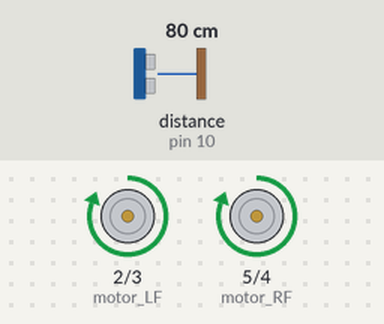
Bench run of a sketch on a simulated Arduino Uno, built with avr-gcc and run on an emulated ATmega328P. Parts: motor-driver pin pairs drawn as motors (green arrow = first pin HIGH = forward, orange = second pin HIGH = backward, longer = more drive). Wiring (inferred from the names in the program): ultrasonic range finder: trigger pin 9; echo pin 10. The inputs (shaded band) are chosen by the test bench; at power-on: distance to the obstacle (sensor on pin 10) 80 cm. The echo pulse lasts 58.3 µs per cm.

Above: at 1.2 s.
1.3 s: distance to the obstacle (sensor on pin 10) set to 22 cm
2.8 s: distance to the obstacle (sensor on pin 10) set to 18 cm
At 4.0 s:
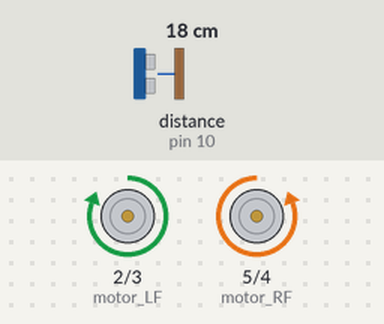
4.3 s: distance to the obstacle (sensor on pin 10) set to 35 cm
At 5.2 s:
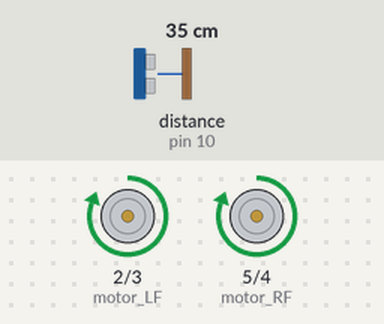
5.8 s: distance to the obstacle (sensor on pin 10) set to 2 cm
At 6.3 s:
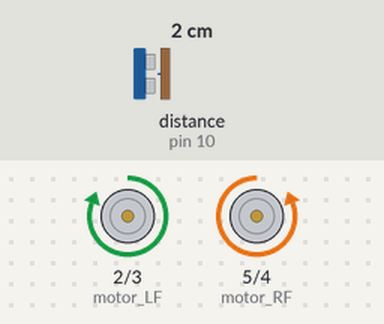
Timing chart, 0 to 8.3 s (numbered marks = the images above; inputs shaded):
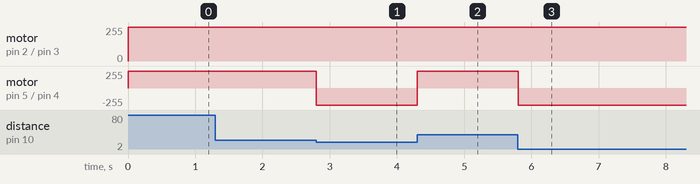

Measured:
- the behaviour switches between 21 and 20 cm on distance to the obstacle (sensor on pin 10) (found by bisection; images 0 and 1)
- after the input at 1.3 s, every drawn part: stays the same
- after the input at 2.8 s, motor on pin 5 (motor_RF) / pin 4 (motor_RB): forward 255/255 → backward 255/255 at once
- after the input at 4.3 s, motor on pin 5 (motor_RF) / pin 4 (motor_RB): backward 255/255 → forward 255/255 at once
- after the input at 5.8 s, motor on pin 5 (motor_RF) / pin 4 (motor_RB): forward 255/255 → backward 255/255 at once

The sketch:

roaming_bot.ino
```cpp
const int motor_LF = 2;
const int motor_LB = 3;
const int motor_RB = 4;
const int motor_RF = 5;

const int trig_pin = 9;
const int echo_pin = 10;

long duration;
int distance;

void setup() {
  pinMode(motor_LF, OUTPUT);
  pinMode(motor_LB, OUTPUT);
  pinMode(motor_RF, OUTPUT);
  pinMode(motor_RB, OUTPUT);

  pinMode(trig_pin, OUTPUT);
  pinMode(echo_pin, INPUT);
}

void loop() {
  // Clears the trigPin
  digitalWrite(trig_pin, LOW);
  delayMicroseconds(2);
  // Sets the trigPin on HIGH state for 10 micro seconds
  digitalWrite(trig_pin, HIGH);
  delayMicroseconds(10);
  digitalWrite(trig_pin, LOW);
  // Reads the echoPin, returns the sound wave travel time in microseconds
  duration = pulseIn(echo_pin, HIGH);
  // Calculating the distance
  distance= duration*0.034/2;

  if (distance >= 20){
    digitalWrite(motor_LF, HIGH);
    digitalWrite(motor_RF, HIGH);
    digitalWrite(motor_RB, LOW);

  } else {
    digitalWrite(motor_LF, HIGH);
    digitalWrite(motor_RB, HIGH);
    digitalWrite(motor_RF, LOW);
  }
}
```
